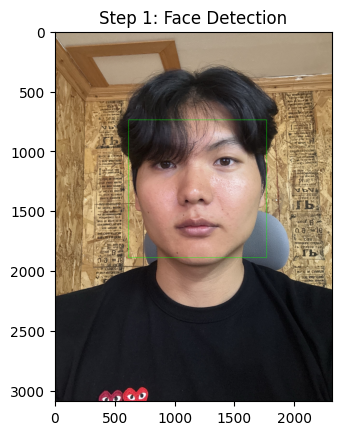
#> input picture 03_Computer_Vision/CV01/images/cell4.png, 342 x 435 px; its folder holds only this picture in this run
$ jupyter execute --allow-errors Wind_turbine_Detection_EDA.ipynb   (shell and % lines are left out)   (older library calls are emulated)
#> lines starting #> are read from the running program, lines starting #| are printed output that depends on the picture
# 한글 폰트 설정

motplotlib 실행 시 한글이 깨지는 현상에 대한 대비.

[cell 1]
# 나눔고딕 폰트 설치

[cell 2]
import matplotlib.font_manager as fm
import matplotlib.pyplot as plt

font_path = "/usr/share/fonts/truetype/nanum/NanumGothic.ttf"
#> (the rest of this cell did not finish here and is left out)

# 라이브러리 로드

[cell 3]
import os
import glob
import numpy as np
import pandas as pd
import matplotlib.pyplot as plt
import seaborn as sns
import cv2
from collections import Counter
from tqdm import tqdm

# 0. 경로 설정

[cell 4]
BASE_DIR = "/content/drive/MyDrive/yolo-annotated-wind-turbines/NordTank586x371"
IMG_DIR = os.path.join(BASE_DIR, "images")
LBL_DIR = os.path.join(BASE_DIR, "labels")

CLASS_NAMES = {0: "Dirt", 1: "Damage"}  # data.yaml / classes.txt 확인 후 실제 매핑으로 수정

# 1. EDA 수행 함수 정의

[cell 5]
# ============================================================
# 1. 이미지-라벨 매칭 점검
# ============================================================
# [21 lines left out: function check_image_label_matching, not called in this run]

[cell 6]
# ============================================================
# 2. 전체 어노테이션 파싱 -> 하나의 DataFrame으로
# ============================================================
# [55 lines left out: function parse_all_annotations, not called in this run]

[cell 7]
# ============================================================
# 2-1. 정상(Normal) vs 이상(Anomaly: Dirt/Damage 존재) 이미지 비율 분석
#   - 라벨 파일이 없거나 비어있는 이미지 = 정상 블레이드 (negative sample)
#   - 라벨 파일에 객체가 1개 이상 = 이상 블레이드
# ============================================================
def analyze_normal_vs_anomaly():
    img_files = glob.glob(os.path.join(IMG_DIR, "*.png")) + glob.glob(os.path.join(IMG_DIR, "*.jpg"))
    normal, anomaly = [], []

    for img_path in img_files:
        stem = os.path.splitext(os.path.basename(img_path))[0]
        lbl_path = os.path.join(LBL_DIR, stem + ".txt")

        if not os.path.exists(lbl_path):
            normal.append(stem)
        else:
            with open(lbl_path, "r") as f:
                lines = [l for l in f.readlines() if l.strip()]
            if len(lines) == 0:
                normal.append(stem)
            else:
                anomaly.append(stem)

    n_total = len(img_files)
    print(f"전체 이미지 수: {n_total}")
    print(f"정상(라벨 없음) 이미지: {len(normal)}개 ({len(normal)/n_total:.1%})")
    print(f"이상(Dirt/Damage 존재) 이미지: {len(anomaly)}개 ({len(anomaly)/n_total:.1%})")

    plt.figure(figsize=(5, 4))
    plt.bar(["정상", "이상(Dirt/Damage)"], [len(normal), len(anomaly)], color=["#4C72B0", "#C44E52"])
    plt.title("정상 vs 이상 이미지 비율")
    plt.ylabel("이미지 수")
    plt.tight_layout()
    plt.savefig("/content/eda_normal_vs_anomaly.png", dpi=150)
    plt.show()

    return normal, anomaly

[cell 8]
# ============================================================
# 2-2. (속도 개선) 이미지 해상도가 고정인 경우 사용하는 빠른 파싱
#   폴더명이 NordTank586x371 이므로 전부 586x371일 가능성이 높음.
#   먼저 fixed_size 가정이 맞는지 소규모 샘플로 검증한 뒤 사용할 것.
# ============================================================
def verify_fixed_resolution(sample_n=30):
#> called with sample_n = 50
    img_files = (glob.glob(os.path.join(IMG_DIR, "*.png")) +
                 glob.glob(os.path.join(IMG_DIR, "*.jpg")))
    sample = img_files[:sample_n]
    sizes = set()
    for p in sample:
        img = cv2.imread(p)
#> img is the input picture: shape (435, 342, 3); mean B, G, R 128.3, 139, 151.1
        if img is not None:
            sizes.add(img.shape[:2])  # (h, w)
    print(f"샘플 {len(sample)}장 중 발견된 해상도 종류: {sizes}")
#| 샘플 1장 중 발견된 해상도 종류: {(435, 342)}
    return sizes


def parse_all_annotations_fast(fixed_w=586, fixed_h=371):
    """이미지 해상도가 고정값이라고 확신할 때만 사용 (cv2.imread 생략 -> 훨씬 빠름)"""
#> called with fixed_w = 586, fixed_h = 371
    rows = []
#> rows = []
    lbl_files = glob.glob(os.path.join(LBL_DIR, "*.txt"))

    for lbl_path in tqdm(lbl_files, desc="어노테이션 파싱 중 (fast)"):
        stem = os.path.splitext(os.path.basename(lbl_path))[0]

        img_path_png = os.path.join(IMG_DIR, stem + ".png")
        img_path_jpg = os.path.join(IMG_DIR, stem + ".jpg")
        img_path = img_path_png if os.path.exists(img_path_png) else img_path_jpg

        if not os.path.exists(img_path):
            continue

        w, h = fixed_w, fixed_h  # imread 없이 고정값 사용

        with open(lbl_path, "r") as f:
            lines = f.readlines()

        if len(lines) == 0:
            rows.append({
                "stem": stem, "img_path": img_path, "img_w": w, "img_h": h,
                "class_id": None, "x_center": None, "y_center": None,
                "bbox_w_norm": None, "bbox_h_norm": None
            })
            continue

        for line in lines:
            parts = line.strip().split()
            if len(parts) != 5:
                print(f"[경고] 형식 오류 라인 발견: {lbl_path} -> {line}")
                continue
            cls, xc, yc, bw, bh = parts
            rows.append({
                "stem": stem, "img_path": img_path, "img_w": w, "img_h": h,
                "class_id": int(cls), "x_center": float(xc), "y_center": float(yc),
                "bbox_w_norm": float(bw), "bbox_h_norm": float(bh)
            })

    df = pd.DataFrame(rows)
#> df = table of 0 rows and 0 columns
    df["bbox_w_px"] = df["bbox_w_norm"] * df["img_w"]
    df["bbox_h_px"] = df["bbox_h_norm"] * df["img_h"]
    df["bbox_area_px"] = df["bbox_w_px"] * df["bbox_h_px"]
    df["bbox_area_ratio"] = df["bbox_w_norm"] * df["bbox_h_norm"]
    df["aspect_ratio"] = df["bbox_w_px"] / df["bbox_h_px"]
    df["class_name"] = df["class_id"].map(CLASS_NAMES)

    return df

[cell 9]
# ============================================================
# 3. 기본 통계
# ============================================================
# [20 lines left out: function basic_stats, not called in this run]

[cell 10]
# ============================================================
# 4. 클래스 불균형 시각화
# ============================================================
# [9 lines left out: function plot_class_distribution, not called in this run]

[cell 11]
# ============================================================
# 5. bbox 크기 분포 (절대 px 기준 + 면적 비율 기준)
# ============================================================
# [26 lines left out: function plot_bbox_size_distribution, not called in this run]

[cell 12]
# ============================================================
# 6. bbox 위치 히트맵 (이미지 내 어디에 주로 위치하는지)
# ============================================================
# [15 lines left out: function plot_bbox_location_heatmap, not called in this run]

[cell 13]
# ============================================================
# 7. 샘플 이미지에 bbox 그려서 육안 검수
# ============================================================
# [33 lines left out: function visualize_samples, not called in this run]

[cell 14]
# ============================================================
# 8. 이미지 품질 (밝기/블러) 분석
# ============================================================
# [28 lines left out: function analyze_image_quality, not called in this run]

[cell 15]
# ============================================================
# 9. 클래스 공존 (한 이미지에 Dirt+Damage 동시 등장 비율)
# ============================================================
# [11 lines left out: function class_cooccurrence, not called in this run]

# 2. EDA 수행

[cell 16]
# 사진 해상도 확인
verify_fixed_resolution(sample_n=50)

## 2-1.  어노테이션(객체) 파싱

#> (a cell that did not finish here is left out)

## 2-2. 기본 통계

#> (a cell that did not finish here is left out)

## 2-3. 정상 vs 비정상 이미지 비율 분석

[cell 19]
# 정상 vs 비정상 이미지 비율 분석
normal, anomaly = analyze_normal_vs_anomaly()
#| 전체 이미지 수: 1
#| 정상(라벨 없음) 이미지: 1개 (100.0%)
#| 이상(Dirt/Damage 존재) 이미지: 0개 (0.0%)
#> in analyze_normal_vs_anomaly, `plt.savefig("/content/eda_normal_vs_anomaly.png", dpi=150)`:
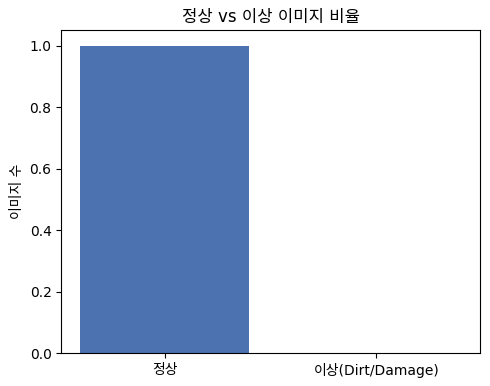
#> figure drawn by matplotlib, 1 panel
#> normal = ['cell4']; anomaly = []

## 2-4. 클래스 불균형 확인

#> (a cell that did not finish here is left out)

## 2-5 B-box 사이즈 분석 및 위치 히트맵

#> (a cell that did not finish here is left out)

Dirt class의 B-box 크기가 일부 비정삭적으로 큰 것이 포착되었다.
이상치인지를 확인하기 위해서 샘플을 따로 뽑아서 확인하였다.

#> (a cell that did not finish here is left out)

#> (a cell that did not finish here is left out)

## 2-6. 샘플 시각화

#> (a cell that did not finish here is left out)

## 2-7. 이미지 품질 분석

#> (a cell that did not finish here is left out)

[cell 26]
import random

# 정상 이미지에서도 200장 샘플링해서 blur 측정
normal_sample = random.sample(normal, min(200, len(normal)))
#> normal_sample = ['cell4']

normal_quality = []
for stem in normal_sample:
    img_path_png = os.path.join(IMG_DIR, stem + ".png")
    img_path_jpg = os.path.join(IMG_DIR, stem + ".jpg")
    img_path = img_path_png if os.path.exists(img_path_png) else img_path_jpg
    img = cv2.imread(img_path)
    if img is None:
        continue
    gray = cv2.cvtColor(img, cv2.COLOR_BGR2GRAY)
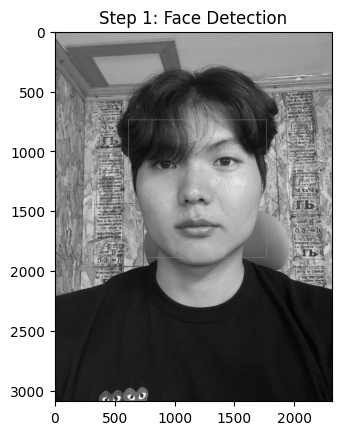
#> gray: shape (435, 342); min 0, max 255, mean 141.4
    brightness = gray.mean()
#> brightness = 141.4
    blur_score = cv2.Laplacian(gray, cv2.CV_64F).var()
#> blur_score = 4623.4
    normal_quality.append({"stem": stem, "brightness": brightness, "blur_score": blur_score, "has_label": False})

normal_quality_df = pd.DataFrame(normal_quality)
#> normal_quality_df = table of 1 rows and 4 columns

# 이상 이미지 quality_df와 합치기
#> (the rest of this cell did not finish here and is left out)

$ run again, on 03_Computer_Vision/CV01/images/image01.png
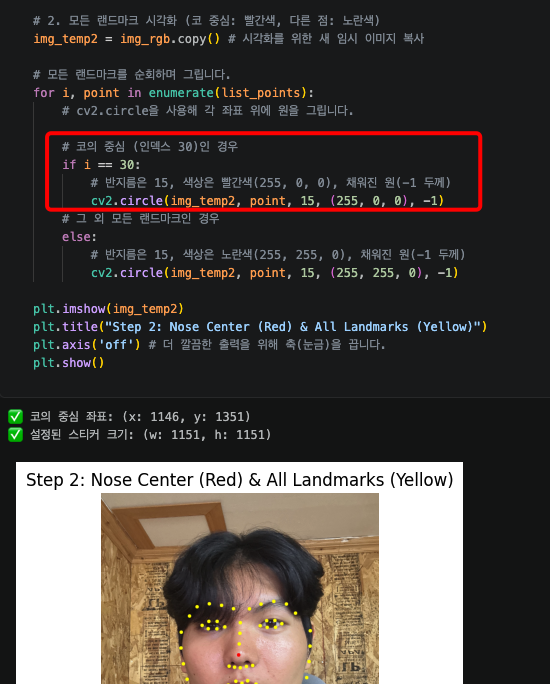
#> input picture 03_Computer_Vision/CV01/images/image01.png, 550 x 684 px
#> in verify_fixed_resolution, img is the input picture: shape (684, 550, 3); mean B, G, R 65.3, 68.7, 74.3
#| 샘플 1장 중 발견된 해상도 종류: {(684, 550)}
#| 전체 이미지 수: 1
#| 정상(라벨 없음) 이미지: 1개 (100.0%)
#| 이상(Dirt/Damage 존재) 이미지: 0개 (0.0%)
#> `gray = cv2.cvtColor(img, cv2.COLOR_BGR2GRAY)`:
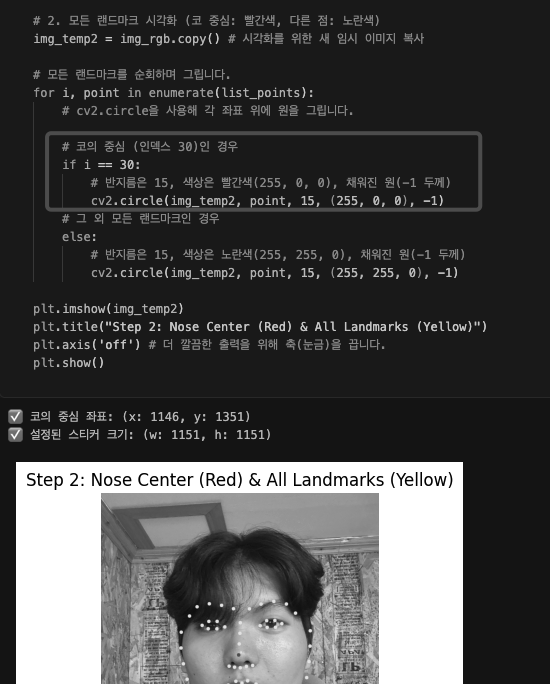
#> gray: shape (684, 550); min 0, max 255, mean 70.1
#> brightness = 70.11
#> blur_score = 3261
#> normal_quality_df = table of 1 rows and 4 columns

$ run again, on 03_Computer_Vision/CV01/images/image03.png
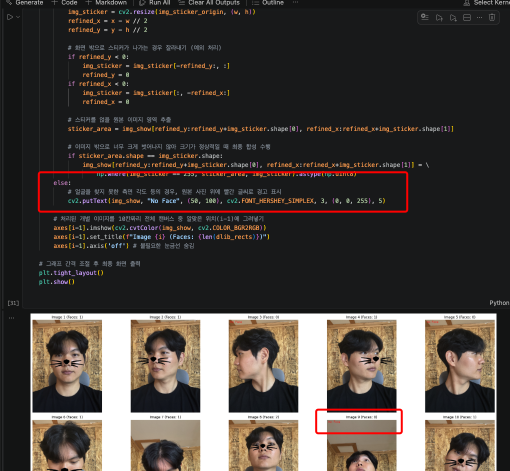
#> input picture 03_Computer_Vision/CV01/images/image03.png, 1020 x 941 px (shown at 1/2 size)
#> in verify_fixed_resolution, img is the input picture: shape (941, 1020, 3); mean B, G, R 60.6, 64.8, 71.1
#| 샘플 1장 중 발견된 해상도 종류: {(941, 1020)}
#| 전체 이미지 수: 1
#| 정상(라벨 없음) 이미지: 1개 (100.0%)
#| 이상(Dirt/Damage 존재) 이미지: 0개 (0.0%)
#> `gray = cv2.cvtColor(img, cv2.COLOR_BGR2GRAY)`:
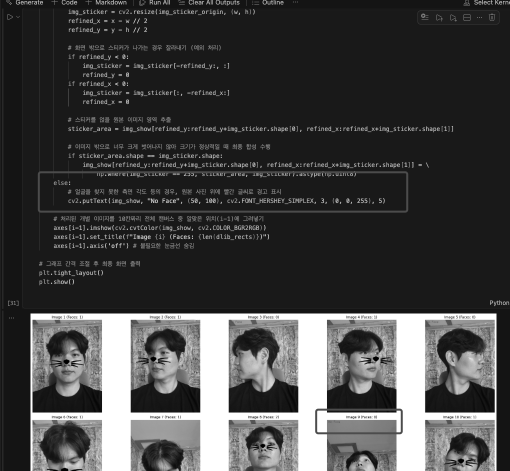
#> gray: shape (941, 1020) (shown at 1/2 size); min 0, max 255, mean 66.3
#> brightness = 66.35
#> blur_score = 2399.6
#> normal_quality_df = table of 1 rows and 4 columns

$ run again, on 03_Computer_Vision/CV01/images/cell7.png
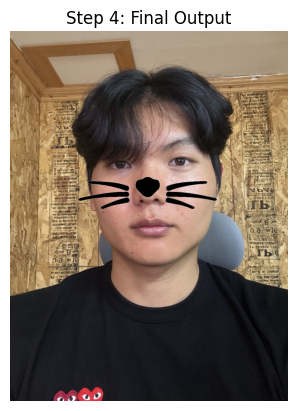
#> input picture 03_Computer_Vision/CV01/images/cell7.png, 297 x 411 px
#> in verify_fixed_resolution, img is the input picture: shape (411, 297, 3); mean B, G, R 103, 115.8, 130.6
#| 샘플 1장 중 발견된 해상도 종류: {(411, 297)}
#| 전체 이미지 수: 1
#| 정상(라벨 없음) 이미지: 1개 (100.0%)
#| 이상(Dirt/Damage 존재) 이미지: 0개 (0.0%)
#> `gray = cv2.cvtColor(img, cv2.COLOR_BGR2GRAY)`:
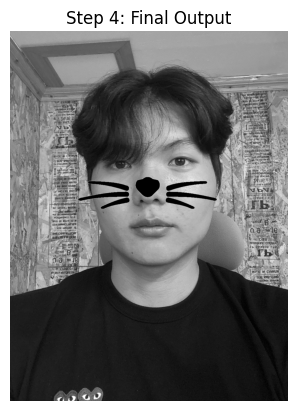
#> gray: shape (411, 297); min 0, max 255, mean 118.8
#> brightness = 118.8
#> blur_score = 2188.7
#> normal_quality_df = table of 1 rows and 4 columns
